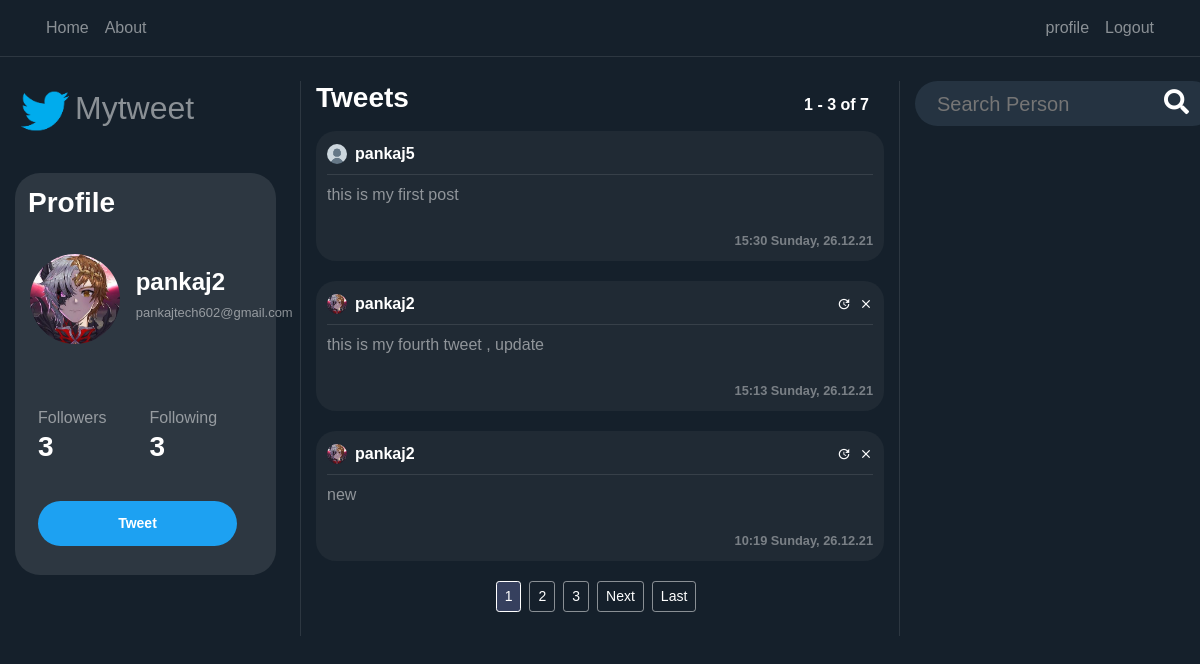
Screenshot of / (signed in) with the database file from the repository.
### users/models.py (models this page shows, shortened)
class Profile(models.Model):
    user = models.OneToOneField(User, on_delete=models.CASCADE)
    image = models.ImageField(default='default.png', upload_to='profile_pics')
    @property
    def followers(self):
        return Follow.objects.filter(follow_user=self.user).count()
    @property
    def following(self):
        return Follow.objects.filter(user=self.user).count()

### blog/models.py (models this page shows, shortened)
class Post(models.Model):
    content = models.TextField(max_length=1000)
    date_posted = models.DateTimeField(default=timezone.now)
    author = models.ForeignKey(User, on_delete=models.CASCADE)
    likes= models.IntegerField(default=0)
    dislikes= models.IntegerField(default=0)

### blog/views.py (the view)
# urls.py: path('', PostListView.as_view(), name='blog-home'),
class PostListView(LoginRequiredMixin, ListView):
    model = Post
    template_name = 'blog/home.html'
    context_object_name = 'posts'
    ordering = ['-date_posted']
    paginate_by = PAGINATION_COUNT
    def get_context_data(self, **kwargs):
        data = super().get_context_data(**kwargs)
        all_users = []
        data_counter = Post.objects.values('author')\
            .annotate(author_count=Count('author'))\
            .order_by('-author_count')[:6]
        for aux in data_counter:
            all_users.append(User.objects.filter(pk=aux['author']).first())
        data['preference'] = Preference.objects.all()
        data['all_users'] = all_users
        print(all_users, file=sys.stderr)
        return data
    def get_queryset(self):
        user = self.request.user
        qs = Follow.objects.filter(user=user)
        follows = [user]
        for obj in qs:
            follows.append(obj.follow_user)
        return Post.objects.filter(author__in=follows).order_by('-date_posted')

### blog/templates/blog/home.html (shortened to what this page needs)
{% extends "blog/base.html" %}
{% load static %}
{% block content %}
    <div class="row">
        <div class="col-12 col-md-3 pr-4 dont-move">
            <a href="/"> <h2><img class="img-fluid" width="60" src="{% static 'blog/logo.png' %}">Mytweet</h2></a><br>
            <div class="profile-section">
            <h3 class="white-important p-2">
                Profile
            </h3>
            <article class="media content-section" style="height: 140px; width: 100%">
                {%  if user_profile != None %}
                    <div class="mt-2 d-flex full-width align-items-center">
                        <img
                           class="rounded-circle mr-3 img-fluid"
                           style="width: 90px; height: 90px;"
                           src="{{ user_profile.profile.image.url }}">
                        <div>
                            <h4 style="text-align: left"
                                    class="white-important">
                                {{ user_profile.username }}
                            </h4>
                            <h6 style="text-align: left"
                                    class="email-profile">
                                {{ user.email }}
                            </h6>
                        </div>
                    </div>
                {%  else %}
                    <div class="mt-2 d-flex full-width align-items-center">
                        <img
                           class="rounded-circle mr-3"
                           style="width: 90px; height: 90px;"
                           src="{{ user.profile.image.url }}">
                        <div>
                            <h4 style="text-align: left"
                                    class="white-important">
                                {{ user.username }}
                            </h4>
                            <h6 style="text-align: left"
                                    class="email-profile">
                                {{ user.email }}
                            </h6>
                        </div>
                    </div>
                {%  endif %}
            </article>
            <article class="media content-section">
                <div class="row full-width pl-2">
                    <div class="col-6">
                            Followers
                    </div>
                    <div class="col-6">
                            Following
                    </div>
                    {%  if user_profile != None %}
                        <div class="col-6">
                            <h3 class="white-important follow-click">
                                <a href="{% url 'user-followers' user_profile.username %}">
                                    {{ user_profile.profile.followers }}
                                </a>
                            </h3>
                        </div>
                         <div class="col-6">
                            <a href="{% url 'user-follows' user_profile.username %}">
                                <h3 class="white-important follow-click">
                                    {{ user_profile.profile.following }}
                                </h3>
                            </a>
                        </div>
                    {% else %}
                        <div class="col-6">
                            <a href="{% url 'user-followers' user.username %}">
                                <h3 class="white-important follow-click">
                                    {{ user.profile.followers }}
                                </h3>
                            </a>
                        </div>
                        <a href="{% url 'user-follows' user.username %}">
                            <div class="col-6">
                                <h3 class="white-important follow-click">
                                    {{ user.profile.following }}
                                </h3>
                            </div>
                        </a>
                    {%  endif %}
                </div>
            </article>
            <div class="d-flex">
                {% if user_profile is None %}
                <div style="margin-left: auto; margin-right:auto">
                    <a class="btn btn-sm btn-outline-primary mb-4 mr-3 " href="{% url 'post-create' %}">
                        Tweet
                    </a>
                </div>
                {% endif %}
            </div>
            </div>
        </div>
        <div class="col-12 col-md-6 scrollable" >
            <div class="full-width row">
                <div class="col-6">
                    <h3 class="white-important mb-3">
                        Tweets
                    </h3>
                </div>
                 <div class="col-6 no-padding">
                    <h6
                            style="position: absolute; bottom: 0; right: 0"
                            class="white-important mb-3">
                        {{ page_obj.start_index }} - {{ page_obj.end_index }} of
                        {{ paginator.count }}
                    </h6>
                </div>
            </div>
            {% for post in posts %}
                <article class="media content-section hovered-tweet">
                <div style="width: 100%; word-break: break-all;">
                    <div class="pb-2 row m-0" style="width: 100%; margin-right: 0 !important;">
                       <div
                               style="padding-left: 0px !important;"
                               class="col-8 no-padding d-flex align-items-center">
                           <img
                               class="rounded-circle mr-2"
                               style="width: 20px; height: 20px;"
                               src="{{ post.author.profile.image.url }}">
                           <a class="mr-2 white-important" href="{% url 'user-posts' post.author %}">
                               {{ post.author }}
                           </a>
                       </div>
                       <div class="col-4 d-flex flex-row-reverse no-padding align-items-center"
                            style="padding-right: 0 !important;">
                           {% if post.author == user %}
                                <a class="material-icons ml-2"
                                   style="font-size: 14px"
                                        href="{% url 'post-delete' post.id %}">clear</a>
                                <a class="material-icons ml-2"
                                   style="font-size: 14px"
                                        href="{% url 'post-update' post.id %}">update</a>
                            {%  endif %}
                       </div>
                   </div>
                    <div
                            class="mb-2"
                            style="width: 100%; height: 1px; background-color: rgba(255, 255, 255, 0.1)"></div>
                    <a
                            style="color: rgba(255, 255, 255, 0.5) !important;"
                            href="{% url 'post-detail' post.id %}">
                        <p class="mb-4">
                            {{ post.content }}
                        </p>
                    </a>
                        <div class="row">
                            <div class="col-6" style="display: flex;">
                            </div>
                            <div class="col-6">
                                <small
                                        style="opacity: 0.4;"
                                    class="white-important d-flex full-width flex-row-reverse">
                                    {{ post.date_posted | date:"H:i l, d.m.y" }}
                                </small>
                            </div>
                        </div>
                </div>
                </article>
            {% endfor %}
            <div class="full-width d-flex justify-content-center">
                {% if is_paginated %}
                    {% for num in page_obj.paginator.page_range %}
                        {% if page_obj.number == num %}
                            <a class="btn btn-sm btn-info mb-4 mr-2"
                                href="?page={{ num }}">{{ num }}</a>
                        {% elif num > page_obj.number|add:'-3' and num < page_obj.number|add:'3' %}
                            <a class="btn btn-sm btn-outline-secondary mb-4 mr-2"
                                href="?page={{ num }}">{{ num }}</a>
                        {% endif %}
                    {% endfor %}
                    {% if page_obj.has_next %}
                        <a class="btn btn-sm btn-outline-secondary mb-4 mr-2"
                                href="?page={{ page_obj.next_page_number }}">Next</a>
                           <a class="btn btn-sm btn-outline-secondary mb-4 mr-2"
                            href="?page={{ page_obj.paginator.num_pages }}">Last</a>
                    {% endif %}
                {% endif %}
            </div>
        </div>
        <div class="col-12 col-md-3 dont-move">
            <form action="{% url 'search' %}" method="post">{% csrf_token %}
                <div class="search-container">
                    <div class="search">
                    <input required name="search" type="text" id="zip-code-input" placeholder="Search Person">
                    <button type="submit" style="border:0; background: transparent;"><i class="fa fa-search"></i> </button> </a>
                </form>
              </div>
            </div>
        </div>
    </div>
{% endblock content %}

### blog/templates/blog/base.html (shortened to what this page needs)
{% load static %}
<!doctype html>
<html lang="en">
    <head>
        <link rel="stylesheet" href="https://stackpath.bootstrapcdn.com/bootstrap/4.1.3/css/bootstrap.min.css">
        <link rel="stylesheet" type="text/css" href="{% static 'blog/main.css' %}">
        <link rel="stylesheet" type="text/css" href="{% static 'blog/style.css' %}">
        <link rel="stylesheet" href="https://cdnjs.cloudflare.com/ajax/libs/font-awesome/4.7.0/css/font-awesome.min.css">
        <link rel="stylesheet" href="https://cdnjs.cloudflare.com/ajax/libs/font-awesome/4.7.0/css/font-awesome.min.css">
        <link rel="stylesheet" href="https://pro.fontawesome.com/releases/v5.11.2/css/all.css">
    </head>
  <body>
      <header class="site-header">
      <nav
              style="border-bottom: 1px solid rgba(255, 255, 255, 0.1)"
              class="navbar navbar-expand navbar-dark bg-steel">
        <div class="container">
          <div class="collapse navbar-collapse" id="navbarToggle">
            <div class="navbar-nav mr-auto pl-2">
              <a class="nav-item nav-link" href="{% url 'blog-home' %}">Home</a>
              <a class="nav-item nav-link" href="{% url 'blog-about' %}">About</a>
            </div>
                        <div class="navbar-nav pr-2">
                {% if user.is_authenticated %}
                    <a class="nav-item nav-link" href="{% url 'profile' %}">profile</a>
                    <a class="nav-item nav-link" href="{% url 'logout' %}">Logout</a>
                {% else %}
                    <a class="nav-item nav-link" href="{% url 'login' %}">Login</a>
                    <a class="nav-item nav-link" href="{% url 'register-users' %}">Register</a>
                {% endif %}
            </div>
          </div>
        </div>
      </nav>
    </header>
    <main role="main" class="container-fluid">
      <br>
      <div class="row">
        <div class="col-md-12">
          {% block content %}{% endblock %}
    </main>
  </body>
</html>

### blog/static/blog/main.css (style rules this page uses)
:root { --muted-color: rgba(255, 255, 255, 0.5); }
body { background: #15202b; color: var(--muted-color); margin-top: 5rem; }
h1, h2, h3, h4, h5, h6 { color: var(--muted-color); }
.bg-steel { background-color: #15202b; }
.site-header .navbar-nav .nav-link { color: var(--muted-color); }
.content-section { padding: 10px 10px; margin-bottom: 20px; }
.no-padding { padding: 0 !important; }
a { color: white; text-underline: none; text-decoration: none !important; }
article { border-radius: 4px; }
.white-important { color: white; font-weight: bold; }
.full-width { width: 100% }
.btn-outline-primary { border-color: white; color: white !important; padding: 12px 80px 12px 80px; font-weight: bold; background-color: #1da1f2; border:0; border-radius: 25px; }
.btn-info { color: white; background-color: #36405e; border-color: white; }
.btn-outline-secondary { border-color: rgba(255, 255, 255, 0.5); color: white !important; }
.hovered-tweet { background-color: #90909017; border-radius: 20px; }
.hovered-tweet { border: 1px solid transparent; }
.profile-section { background-color: #2d3741; padding: 5px; border-radius: 25px; }
.scrollable { overflow-y: auto; border-left: 1px solid #2d3741; border-right: 1px solid #2d3741; }
.email-profile { font-size: 13px; outline: hidden; }

### blog/static/blog/style.css (style rules this page uses)
body { font-family: Arial, Helvetica, sans-serif; height: 100vh; margin: 0; padding: 0; }
.search-container { width: 300px; height: 45px; background-color: #253341; border-radius: 30px; display: flex; }
.search-container input { width: 100%; font-size: 20px; background-color: transparent; border: 0; color: white; }
.search-container .search { flex-grow: 1; display: flex; align-items: center; padding-left: 20px; padding-right: 20px; }
.search i { font-size: 25px; color: white; }
.search i { cursor: pointer; }

### rows the page displays
Post: author.profile.image (placeholder picture), author "pankaj5", content "this is my first post", date_posted "15:30 Sunday, 26.12.21"
Post: author.profile.image (picture), author "pankaj2", content "this is my fourth tweet , update", date_posted "15:13 Sunday, 26.12.21"
Post: author.profile.image (picture), author "pankaj2", content "new", date_posted "10:19 Sunday, 26.12.21"

### other values shown
{{ user.username }} "pankaj2"
{{ user.email }} "pankajtech602@gmail.com"
{{ user.profile.followers }} "3"
{{ user.profile.following }} "3"
{{ page_obj.start_index }} "1"
{{ page_obj.end_index }} "3"
{{ paginator.count }} "7"
{{ num }} "1"
{{ num }} "2" "3"
